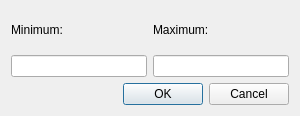
<?xml version="1.0" encoding="UTF-8"?>
<ui version="4.0">
 <class>SetRangeDialog</class>
 <widget class="QDialog" name="SetRangeDialog">
  <property name="geometry">
   <rect>
    <x>0</x>
    <y>0</y>
    <width>300</width>
    <height>116</height>
   </rect>
  </property>
  <property name="minimumSize">
   <size>
    <width>300</width>
    <height>0</height>
   </size>
  </property>
  <property name="windowTitle">
   <string>Set Axis Range</string>
  </property>
  <layout class="QGridLayout" name="gridLayout">
   <item row="0" column="0">
    <widget class="QLabel" name="label">
     <property name="text">
      <string>Minimum:</string>
     </property>
    </widget>
   </item>
   <item row="0" column="1">
    <widget class="QLabel" name="label_2">
     <property name="text">
      <string>Maximum:</string>
     </property>
    </widget>
   </item>
   <item row="1" column="0">
    <widget class="QLineEdit" name="valueMin">
     <property name="maxLength">
      <number>32</number>
     </property>
    </widget>
   </item>
   <item row="1" column="1">
    <widget class="QLineEdit" name="valueMax">
     <property name="maxLength">
      <number>32</number>
     </property>
    </widget>
   </item>
   <item row="2" column="0" colspan="2">
    <widget class="QDialogButtonBox" name="buttonBox">
     <property name="orientation">
      <enum>Qt::Horizontal</enum>
     </property>
     <property name="standardButtons">
      <set>QDialogButtonBox::Cancel|QDialogButtonBox::Ok</set>
     </property>
    </widget>
   </item>
  </layout>
 </widget>
 <resources/>
 <connections>
  <connection>
   <sender>buttonBox</sender>
   <signal>accepted()</signal>
   <receiver>SetRangeDialog</receiver>
   <slot>accept()</slot>
   <hints>
    <hint type="sourcelabel">
     <x>248</x>
     <y>254</y>
    </hint>
    <hint type="destinationlabel">
     <x>157</x>
     <y>274</y>
    </hint>
   </hints>
  </connection>
  <connection>
   <sender>buttonBox</sender>
   <signal>rejected()</signal>
   <receiver>SetRangeDialog</receiver>
   <slot>reject()</slot>
   <hints>
    <hint type="sourcelabel">
     <x>316</x>
     <y>260</y>
    </hint>
    <hint type="destinationlabel">
     <x>286</x>
     <y>274</y>
    </hint>
   </hints>
  </connection>
 </connections>
</ui>
